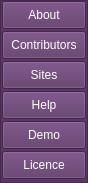
   <widget class="QFrame" name="Access">
    <property name="geometry">
     <rect>
      <x>130</x>
      <y>32</y>
      <width>88</width>
      <height>183</height>
     </rect>
    </property>
    <property name="styleSheet">
     <string notr="true">background-color: rgb(92, 53, 102);</string>
    </property>
    <property name="frameShape">
     <enum>QFrame::StyledPanel</enum>
    </property>
    <property name="frameShadow">
     <enum>QFrame::Raised</enum>
    </property>
    <widget class="QPushButton" name="AboutButton">
     <property name="geometry">
      <rect>
       <x>2</x>
       <y>1</y>
       <width>84</width>
       <height>28</height>
      </rect>
     </property>
     <property name="styleSheet">
      <string notr="true">color: rgb(255, 255, 255);</string>
     </property>
     <property name="text">
      <string>About</string>
     </property>
    </widget>
    <widget class="QPushButton" name="ContributorsButton">
     <property name="geometry">
      <rect>
       <x>2</x>
       <y>31</y>
       <width>84</width>
       <height>28</height>
      </rect>
     </property>
     <property name="styleSheet">
      <string notr="true">color: rgb(255, 255, 255);</string>
     </property>
     <property name="text">
      <string>Contributors</string>
     </property>
    </widget>
    <widget class="QPushButton" name="SitesButton">
     <property name="geometry">
      <rect>
       <x>2</x>
       <y>61</y>
       <width>84</width>
       <height>28</height>
      </rect>
     </property>
     <property name="styleSheet">
      <string notr="true">color: rgb(255, 255, 255);</string>
     </property>
     <property name="text">
      <string>Sites</string>
     </property>
    </widget>
    <widget class="QPushButton" name="HelpButton">
     <property name="geometry">
      <rect>
       <x>2</x>
       <y>91</y>
       <width>84</width>
       <height>28</height>
      </rect>
     </property>
     <property name="styleSheet">
      <string notr="true">color: rgb(255, 255, 255);</string>
     </property>
     <property name="text">
      <string>Help</string>
     </property>
    </widget>
    <widget class="QPushButton" name="DemoButton">
     <property name="geometry">
      <rect>
       <x>2</x>
       <y>121</y>
       <width>84</width>
       <height>28</height>
      </rect>
     </property>
     <property name="styleSheet">
      <string notr="true">color: rgb(255, 255, 255);</string>
     </property>
     <property name="text">
      <string>Demo</string>
     </property>
    </widget>
    <widget class="QPushButton" name="LicenceButton">
     <property name="geometry">
      <rect>
       <x>2</x>
       <y>151</y>
       <width>84</width>
       <height>28</height>
      </rect>
     </property>
     <property name="styleSheet">
      <string notr="true">color: rgb(255, 255, 255);</string>
     </property>
     <property name="text">
      <string>Licence</string>
     </property>
    </widget>
   </widget>
